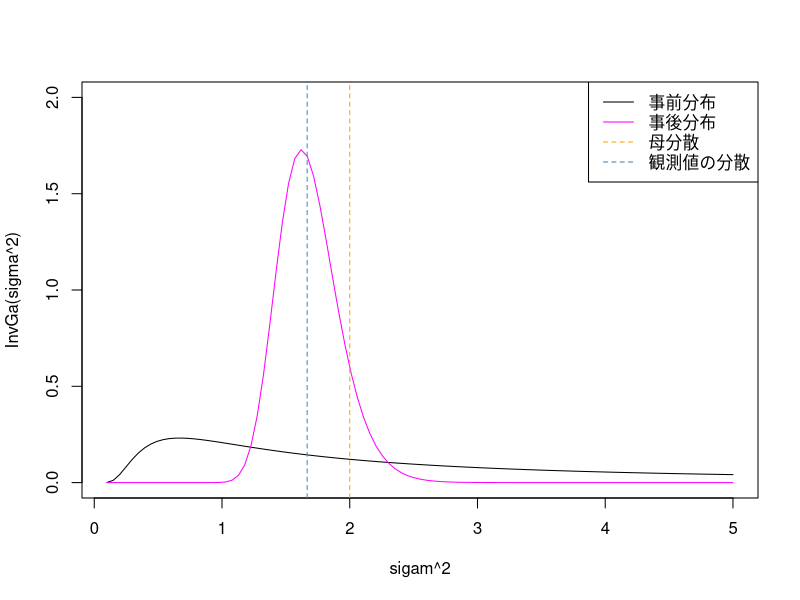
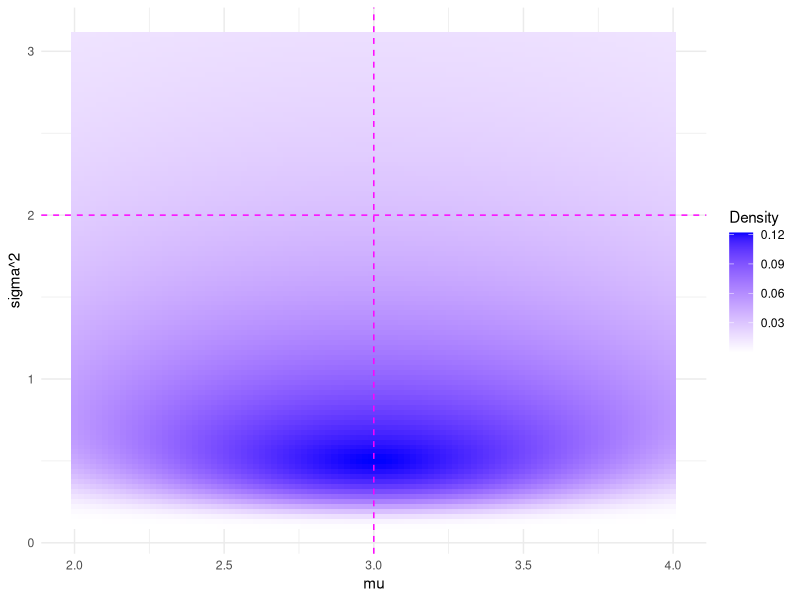
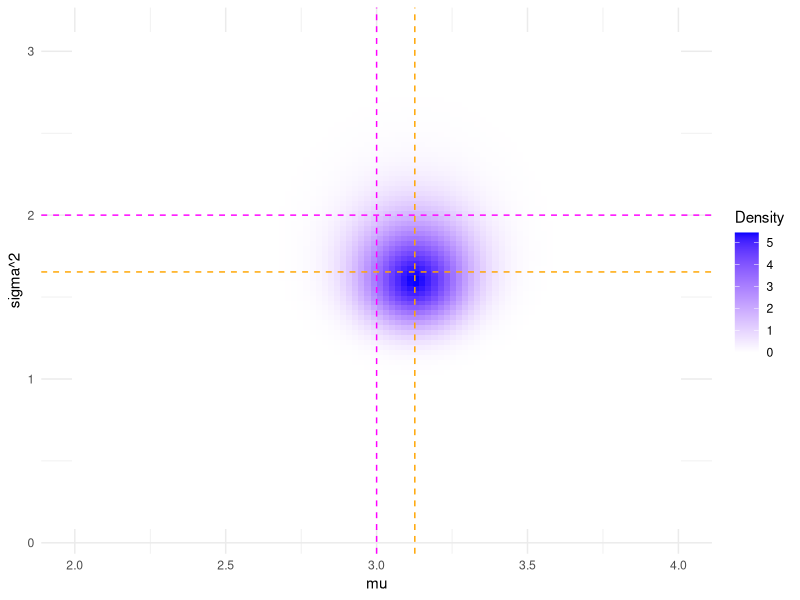

Reproduce these figures in R, in order.
## ---- chunk 1
#| include: false

dinvgamma <- function(x,a,b) dgamma(1/x,a,b)/x^2

dinvgamma.mean <- function(a,b) b/(a-1)

dinvgamma.mode <- function(a,b) b/(a+1)

calc.post.var <- function(data, pr.v, pr.k, pr.mu, pr.var) {
  data.var <- var(data)
  data.mean <- mean(data)
  n <- length(data)
  po.v <- pr.v+n
  po.k <- pr.k+n
  return((pr.v*pr.var + (n-1)*data.var + (pr.k*n/po.k)*(data.mean-pr.mu)^2) / po.v)
}

dinvganorm <- function(mu,var,invga.a,invga.b,norm.mu,norm.var) {
  p.invga <- dinvgamma(var,invga.a,invga.b)
  p.norm <- dnorm(mu,norm.mu,sqrt(norm.var))
  return(p.invga*p.norm)
}
## ---- chunk 2
#| output: false
set.seed(123)
# 母集団分布のパラメータ(平均、分散)
population.mean <- 3
population.var <- 2
# 観測値生成
obs.N <- 100
obs.data <- rnorm(obs.N, population.mean, sqrt(population.var))
# 観測値の平均と分散
obs.mean <- mean(obs.data)
obs.var <- var(obs.data)
## ---- chunk 3
#| echo: false
sprintf("観測値の平均=%f", obs.mean)
sprintf("観測値の分散=%f", obs.var)
## ---- chunk 4
# 事前パラメータ
## 正規分布パラメータ
pr.k  <- 1
pr.mu <- 3
## 逆ガンマ分布パラメータ
pr.v   <- 1
pr.var <- 2
pr.a <- pr.v/2
pr.b <- pr.v/2*pr.var

# 事後パラメータ
## 正規分布パラメータ
po.k <- obs.N + pr.k
po.mu <- (obs.N * obs.mean + pr.k * pr.mu) / po.k
## 逆ガンマ分布パラメータ
po.v <- obs.N + pr.v
po.var <- (pr.v*pr.var + (obs.N-1)*obs.var + (pr.k*obs.N/po.k)*(obs.mean-pr.mu)^2) / po.v
po.a <- po.v/2
po.b <- po.v/2*po.var
## ---- chunk 5
#| include: false
printRepreValue <- function(mu, a, b) {
  print(sprintf("正規分布の平均=%f", mu))
  print(sprintf("逆ガンマ分布の平均=%f", dinvgamma.mean(a, b)))
  print(sprintf("逆ガンマ分布の最瀕値=%f", dinvgamma.mode(a, b)))
}
## ---- chunk 6
#| echo: false
printRepreValue(pr.mu, pr.a, pr.b)
## ---- chunk 7
#| echo: false
printRepreValue(po.mu, po.a, po.b)
## ---- chunk 8
#| echo: false
curve(dinvgamma(x, pr.a, pr.b), 
      from=0.1, to=5, col="black", ylim=c(0,2),
      xlab = "sigam^2", ylab="InvGa(sigma^2)")
curve(dinvgamma(x, po.a, po.b), col="magenta", add=T)
abline(v=population.var, lty=2, col="orange")
abline(v=obs.var, lty=2, col="steelblue")
legend("topright", 
       legend = c("事前分布", "事後分布", "母分散", "観測値の分散"), 
       col = c("black", "magenta", "orange", "steelblue"), lwd = 1, lty=c(1,1,2,2))
## ---- chunk 9
#| include: false
library(ggplot2)

drawInvGammaNormDist <- function(xs, ys, a, b, mu, k, 
                                 vline1 = NULL, hline1 = NULL,
                                 vline2 = NULL, hline2 = NULL) 
{
  grid <- expand.grid(x=xs, y=ys)
  grid$z <- dinvganorm(grid$x, grid$y, a, b, mu, grid$y/k)
  
  ggplot(grid, aes(x = x, y = y, fill = z)) + 
    geom_tile() +
    scale_fill_gradient(low = "white", high = "blue") + 
    labs(title = NULL, x = "mu", y = "sigma^2", fill = "Density") +
    theme_minimal()+ 
    geom_vline(xintercept = vline1, color="magenta", linetype = "dashed") +
    geom_hline(yintercept = hline1, color="magenta", linetype = "dashed") +
    geom_vline(xintercept = vline2, color="orange", linetype = "dashed") +
    geom_hline(yintercept = hline2, color="orange", linetype = "dashed")
}
## ---- chunk 10
#| echo: false
drawInvGammaNormDist(seq(2, 4, length.out=100),
                     seq(0.1, 3.1, length.out=100),
                     pr.a, pr.b, pr.mu, pr.k, 
                     vline1=population.mean, hline1=population.var)
## ---- chunk 11
#| echo: false
drawInvGammaNormDist(seq(2, 4, length.out=100),
                     seq(0.1, 3.1, length.out=100),
                     po.a, po.b, po.mu, po.k, 
                     population.mean, population.var,
                     po.mu, po.var)
